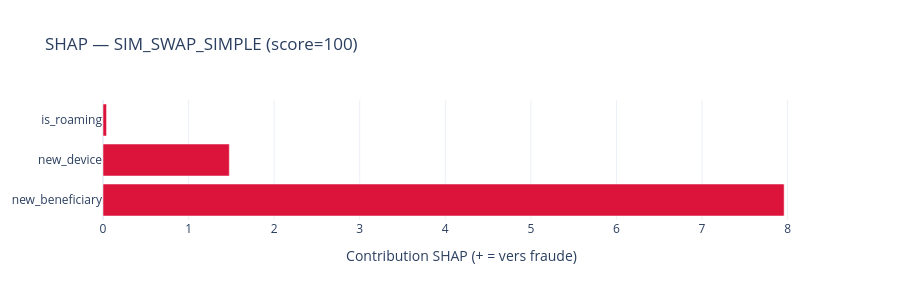

Write notebook code for a chart like this one.
### Code cell
# SHAP sur un exemple individuel — fraude
import random
from datetime import datetime, timezone
from simulator.scenarios import build_sim_swap_simple

c_f  = generate_subscribers(1, seed=77)[0]
ts_f = datetime(2026, 7, 14, 9, 0, tzinfo=timezone.utc)
sc_f = build_sim_swap_simple(c_f, random.Random(77), ts_f)
ev_f = next(e.payload for e in sc_f.evenements if e.stream == 'transactions')
pf   = {
    'montant_moyen_habituel': c_f.montant_moyen_habituel,
    'montant_moyen': c_f.montant_moyen_habituel,
    'ecart_type_montant': c_f.ecart_type_montant,
    'devices_connus': [c_f.device_id_habituel], 'beneficiaires_connus': [],
    'antennes_connues': [c_f.antenne_domicile], 'antenne_domicile': c_f.antenne_domicile,
    'ts_dernier_swap': ts_f.isoformat(), 'nb_otp_1h': 6, 'nb_tx_1h': 3,
    'nb_tx_24h': 5, 'nb_tx_7j': 20, 'nb_otp_24h': 6, 'nb_swaps_30j': 1,
    'solde': c_f.solde, 'heures_actives': c_f.heures_actives,
    'fenetre_1h_ts': [], 'nb_transactions': 20,
}

r_f = detector.predict(ev_f, pf)
print(f'Score : {r_f.score}/100  proba={r_f.probability:.4f}')
print(f'SHAP top-3 :')
for s in r_f.shap_top3:
    print(f'  {s["feature"]:<30} val={s["value"]:.3f}  shap={s["shap"]:+.4f}  [{s["direction"]}]')

# Visualiser le SHAP de cet exemple
df_shap_ex = pd.DataFrame(r_f.shap_top3)
colors = ['crimson' if d == 'fraud' else 'steelblue' for d in df_shap_ex['direction']]
fig = go.Figure(go.Bar(
    x=df_shap_ex['shap'], y=df_shap_ex['feature'],
    orientation='h', marker_color=colors
))
fig.update_layout(
    title=f'SHAP — SIM_SWAP_SIMPLE (score={r_f.score})',
    xaxis_title='Contribution SHAP (+ = vers fraude)',
    height=300
)
fig.show()

### Figure 1 — Plotly figure (JSON) as saved in the notebook; plotly's stock layout.template omitted (floating-point values rounded to 4 significant figures)
{"data": [{"marker": {"color": ["crimson", "crimson", "crimson"]}, "orientation": "h", "type": "bar", "x": [7.96, 1.476, 0.0414], "y": ["new_beneficiary", "new_device", "is_roaming"]}], "layout": {"height": 300, "title": {"text": "SHAP — SIM_SWAP_SIMPLE (score=100)"}, "xaxis": {"title": {"text": "Contribution SHAP (+ = vers fraude)"}}}}
